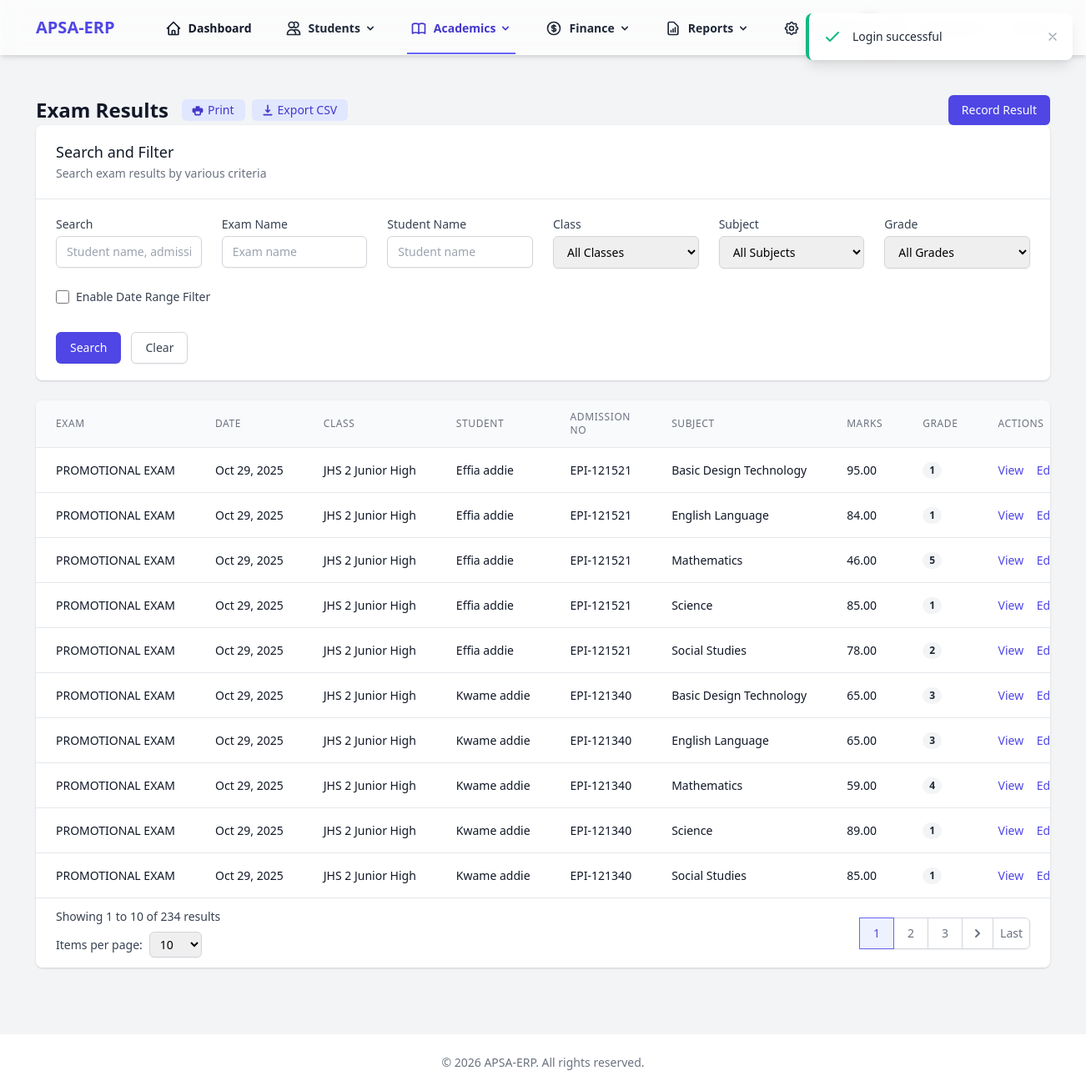
The app's page /exam_results (signed in), older data.
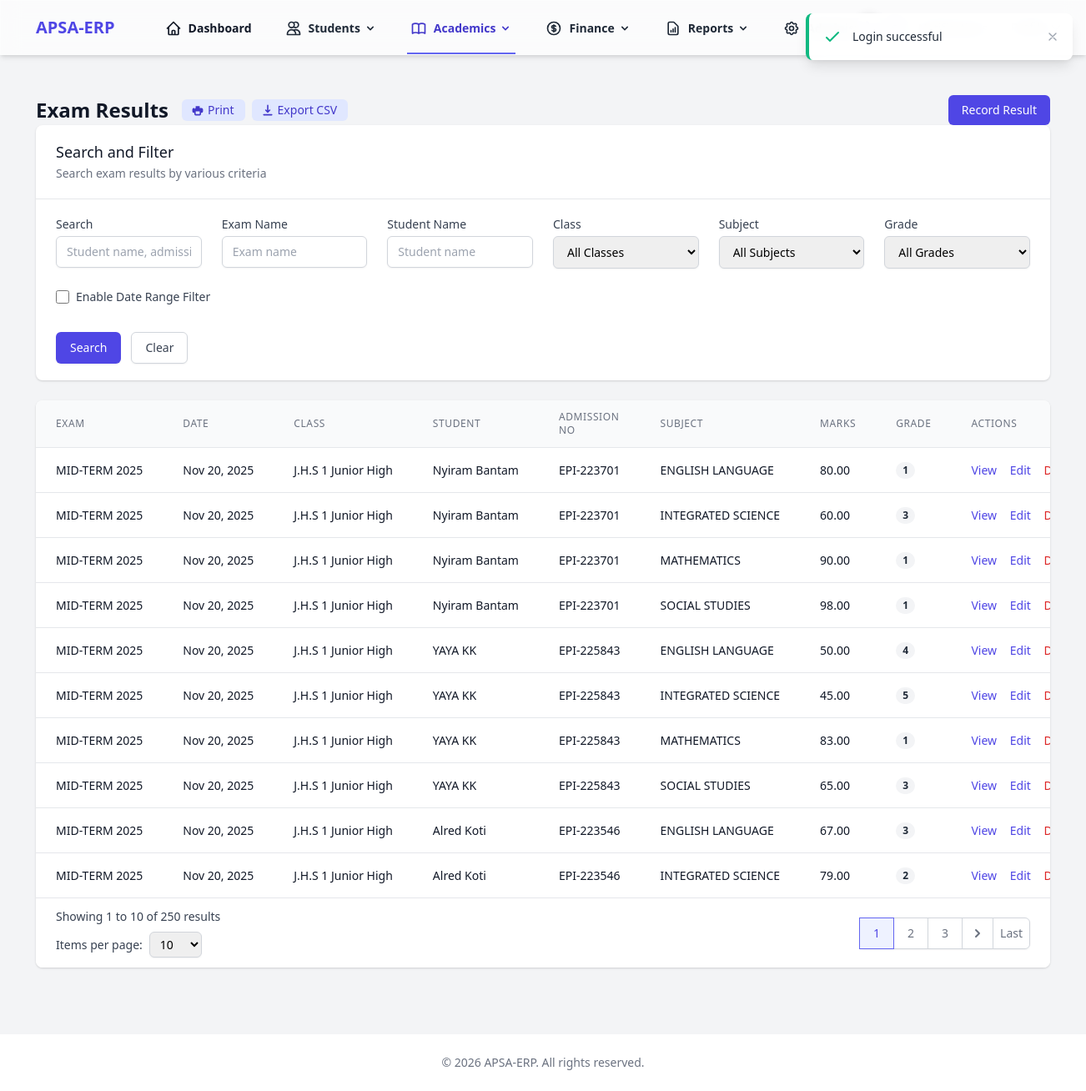
The same page, newer data.
### tables this page shows
CREATE TABLE `exam_results` (
  `id` int NOT NULL AUTO_INCREMENT,
  `exam_id` int NOT NULL,
  `student_id` int NOT NULL,
  `subject_id` int NOT NULL,
  `marks` decimal(5,2) NOT NULL,
  `grade` varchar(5) NOT NULL,
  `remark` text,
  `created_at` timestamp NULL DEFAULT CURRENT_TIMESTAMP,
  `updated_at` timestamp NULL DEFAULT CURRENT_TIMESTAMP ON UPDATE CURRENT_TIMESTAMP,
  PRIMARY KEY (`id`),
  UNIQUE KEY `unique_exam_student_subject` (`exam_id`,`student_id`,`subject_id`),
  KEY `student_id` (`student_id`),
  KEY `subject_id` (`subject_id`)
);

CREATE TABLE `exams` (
  `id` int NOT NULL AUTO_INCREMENT,
  `name` varchar(100) NOT NULL,
  `term` enum('1st Term','2nd Term','3rd Term') NOT NULL,
  `class_id` int NOT NULL,
  `academic_year_id` int DEFAULT NULL,
  `date` date NOT NULL,
  `description` text,
  `created_at` timestamp NULL DEFAULT CURRENT_TIMESTAMP,
  `updated_at` timestamp NULL DEFAULT CURRENT_TIMESTAMP ON UPDATE CURRENT_TIMESTAMP,
  `grading_scale_id` int DEFAULT NULL,
  PRIMARY KEY (`id`),
  KEY `class_id` (`class_id`),
  KEY `fk_exams_academic_year` (`academic_year_id`),
  KEY `fk_exams_grading_scale` (`grading_scale_id`)
);

CREATE TABLE `classes` (
  `id` int NOT NULL AUTO_INCREMENT,
  `name` varchar(50) NOT NULL,
  `level` varchar(50) DEFAULT NULL,
  `created_at` timestamp NULL DEFAULT CURRENT_TIMESTAMP,
  `updated_at` timestamp NULL DEFAULT CURRENT_TIMESTAMP ON UPDATE CURRENT_TIMESTAMP,
  `capacity` int DEFAULT '30',
  PRIMARY KEY (`id`)
);

CREATE TABLE `students` (
  `id` int NOT NULL AUTO_INCREMENT,
  `user_id` int DEFAULT NULL,
  `admission_no` varchar(20) NOT NULL,
  `first_name` varchar(50) NOT NULL,
  `last_name` varchar(50) NOT NULL,
  `dob` date DEFAULT NULL,
  `gender` enum('male','female','other') DEFAULT NULL,
  `class_id` int DEFAULT NULL,
  `guardian_name` varchar(100) DEFAULT NULL,
  `guardian_phone` varchar(20) DEFAULT NULL,
  `address` text,
  `medical_info` text,
  `created_at` timestamp NULL DEFAULT CURRENT_TIMESTAMP,
  `updated_at` timestamp NULL DEFAULT CURRENT_TIMESTAMP ON UPDATE CURRENT_TIMESTAMP,
  `profile_picture` varchar(255) DEFAULT NULL,
  `admission_date` date DEFAULT NULL,
  `academic_year_id` int DEFAULT NULL,
  `student_category` enum('regular_day','regular_boarding','international') NOT NULL DEFAULT 'regular_day',
  `student_category_details` text,
  PRIMARY KEY (`id`),
  UNIQUE KEY `admission_no` (`admission_no`),
  KEY `user_id` (`user_id`),
  KEY `fk_students_academic_year` (`academic_year_id`)
);

CREATE TABLE `subjects` (
  `id` int NOT NULL AUTO_INCREMENT,
  `name` varchar(100) NOT NULL,
  `code` varchar(20) NOT NULL,
  `class_id` int DEFAULT NULL,
  `description` text,
  `created_at` timestamp NULL DEFAULT CURRENT_TIMESTAMP,
  `updated_at` timestamp NULL DEFAULT CURRENT_TIMESTAMP ON UPDATE CURRENT_TIMESTAMP,
  PRIMARY KEY (`id`),
  UNIQUE KEY `code` (`code`),
  KEY `class_id` (`class_id`)
);

### resources/views/exam_results/index.php (the view, shortened to what the changed rows need)
<div class="max-w-7xl mx-auto py-6 sm:px-6 lg:px-8">
    <div class="px-4 py-6 sm:px-0">
        <div class="flex justify-between items-center">
            <div class="flex items-center">
                <h1 class="text-2xl font-semibold text-gray-900">Exam Results</h1>
            </div>
        </div>
        <div class="bg-white shadow overflow-hidden sm:rounded-lg">
            <div class="overflow-x-auto">
                <table class="min-w-full divide-y divide-gray-200">
                    <thead class="bg-gray-50">
                        <tr>
                            <th scope="col" class="px-6 py-3 text-left text-xs font-medium text-gray-500 uppercase tracking-wider">
                                Exam
                            </th>
                            <th scope="col" class="px-6 py-3 text-left text-xs font-medium text-gray-500 uppercase tracking-wider">
                                Date
                            </th>
                            <th scope="col" class="px-6 py-3 text-left text-xs font-medium text-gray-500 uppercase tracking-wider">
                                Class
                            </th>
                            <th scope="col" class="px-6 py-3 text-left text-xs font-medium text-gray-500 uppercase tracking-wider">
                                Student
                            </th>
                            <th scope="col" class="px-6 py-3 text-left text-xs font-medium text-gray-500 uppercase tracking-wider">
                                Admission No
                            </th>
                            <th scope="col" class="px-6 py-3 text-left text-xs font-medium text-gray-500 uppercase tracking-wider">
                                Subject
                            </th>
                            <th scope="col" class="px-6 py-3 text-left text-xs font-medium text-gray-500 uppercase tracking-wider">
                                Marks
                            </th>
                            <th scope="col" class="px-6 py-3 text-left text-xs font-medium text-gray-500 uppercase tracking-wider">
                                Grade
                            </th>
                            <th scope="col" class="px-6 py-3 text-left text-xs font-medium text-gray-500 uppercase tracking-wider">
                                Actions
                            </th>
                        </tr>
                    </thead>
                    <tbody class="bg-white divide-y divide-gray-200">
                        <?php if (empty($results)): ?>
                            <tr>
                                <td colspan="9" class="px-6 py-4 text-center text-sm text-gray-500">
                                    No exam results found.
                                </td>
                            </tr>
                        <?php else: ?>
                            <?php foreach ($results as $result): ?>
                                <tr>
                                    <td class="px-6 py-4 whitespace-nowrap text-sm text-gray-900">
                                        <?= htmlspecialchars($result['exam_name']) ?>
                                    </td>
                                    <td class="px-6 py-4 whitespace-nowrap text-sm text-gray-900">
                                        <?= !empty($result['exam_date']) ? htmlspecialchars(date('M j, Y', strtotime($result['exam_date']))) : 'N/A' ?>
                                    </td>
                                    <td class="px-6 py-4 whitespace-nowrap text-sm text-gray-900">
                                        <?= !empty($result['student_class_name']) ? htmlspecialchars($result['student_class_name'] . ' ' . $result['student_class_level']) : 'N/A' ?>
                                    </td>
                                    <td class="px-6 py-4 whitespace-nowrap text-sm text-gray-900">
                                        <?= htmlspecialchars($result['first_name'] . ' ' . $result['last_name']) ?>
                                    </td>
                                    <td class="px-6 py-4 whitespace-nowrap text-sm text-gray-900">
                                        <?= htmlspecialchars($result['admission_no']) ?>
                                    </td>
                                    <td class="px-6 py-4 whitespace-nowrap text-sm text-gray-900">
                                        <?= htmlspecialchars($result['subject_name']) ?>
                                    </td>
                                    <td class="px-6 py-4 whitespace-nowrap text-sm text-gray-900">
                                        <?= number_format($result['marks'], 2) ?>
                                    </td>
                                    <td class="px-6 py-4 whitespace-nowrap text-sm text-gray-900">
                                        <span class="px-2 inline-flex text-xs leading-5 font-semibold rounded-full
                                            <?php
                                            switch($result['grade']) {
                                                default: echo 'bg-gray-100 text-gray-800';
                                            }
                                            ?>">
                                            <?= htmlspecialchars($result['grade']) ?>
                                        </span>
                                    </td>
                                    <td class="px-6 py-4 whitespace-nowrap text-sm font-medium">
                                        <a href="#" class="text-indigo-600 hover:text-indigo-900 mr-3 view-link" data-result-id="<?= $result['id'] ?>">
                                            View
                                        </a>
                                        <a href="#" class="text-indigo-600 hover:text-indigo-900 mr-3 edit-link" data-result-id="<?= $result['id'] ?>">
                                            Edit
                                        </a>
                                        <a href="/exam_results/<?= $result['id'] ?>/delete" class="text-red-600 hover:text-red-900"
                                           onclick="return confirm('Are you sure you want to delete this exam result?')">
                                            Delete
                                        </a>
                                    </td>
                                </tr>
                            <?php endforeach; ?>
                        <?php endif; ?>
                    </tbody>
                </table>
            </div>
            <?php if (!empty($pagination) && $pagination['total_pages'] > 1): ?>
            <div class="bg-white px-4 py-3 flex items-center justify-between border-t border-gray-200 sm:px-6">
                <div class="hidden sm:flex-1 sm:flex sm:items-center sm:justify-between">
                    <div>
                        <p class="text-sm text-gray-700">
                            Showing
                            <span class="font-medium"><?= (($pagination['current_page'] - 1) * $pagination['per_page']) + 1 ?></span>
                            to
                            <span class="font-medium"><?= min($pagination['current_page'] * $pagination['per_page'], $pagination['total_records']) ?></span>
                            of
                            <span class="font-medium"><?= $pagination['total_records'] ?></span>
                            results
                        </p>
                        <div class="mt-2 flex items-center">
                            <label for="per_page" class="text-sm text-gray-700 mr-2">Items per page:</label>
                            <select id="per_page" name="per_page" class="border border-gray-300 rounded-md shadow-sm py-1 px-2 text-sm focus:outline-none focus:ring-indigo-500 focus:border-indigo-500">
                                <option value="10" <?= $pagination['per_page'] == 10 ? 'selected' : '' ?>>10</option>
                            </select>
                        </div>
                    </div>
                    <div>
                        <nav class="relative z-0 inline-flex rounded-md shadow-sm -space-x-px" aria-label="Pagination">
                            <?php
                            $start = max(1, $pagination['current_page'] - 2);
                            $end = min($pagination['total_pages'], $pagination['current_page'] + 2);
                            for ($i = $start; $i <= $end; $i++): ?>
                                <a href="?<?= http_build_query(array_merge($filters ?? [], ['search' => $searchTerm ?? '', 'page' => $i, 'per_page' => $pagination['per_page']])) ?>"
                                   class="relative inline-flex items-center px-4 py-2 border text-sm font-medium <?= $i == $pagination['current_page'] ? 'z-10 bg-indigo-50 border-indigo-500 text-indigo-600' : 'bg-white border-gray-300 text-gray-500 hover:bg-gray-50' ?>">
                                    <?= $i ?>
                                </a>
                            <?php endfor; ?>
                            <?php if ($pagination['current_page'] < $pagination['total_pages']): ?>
                                <a href="?<?= http_build_query(array_merge($filters ?? [], ['search' => $searchTerm ?? '', 'page' => $pagination['current_page'] + 1, 'per_page' => $pagination['per_page']])) ?>"
                                   class="relative inline-flex items-center px-2 py-2 border border-gray-300 bg-white text-sm font-medium text-gray-500 hover:bg-gray-50">
                                    <svg class="h-5 w-5" xmlns="http://www.w3.org/2000/svg" viewBox="0 0 20 20" fill="currentColor" aria-hidden="true">
                                        <path fill-rule="evenodd" d="M7.293 14.707a1 1 0 010-1.414L10.586 10 7.293 6.707a1 1 0 011.414-1.414l4 4a1 1 0 010 1.414l-4 4a1 1 0 01-1.414 0z" clip-rule="evenodd" />
                                    </svg>
                                </a>
                                <a href="?<?= http_build_query(array_merge($filters ?? [], ['search' => $searchTerm ?? '', 'page' => $pagination['total_pages'], 'per_page' => $pagination['per_page']])) ?>"
                                   class="relative inline-flex items-center px-2 py-2 rounded-r-md border border-gray-300 bg-white text-sm font-medium text-gray-500 hover:bg-gray-50">
                                    Last
                                </a>
                            <?php endif; ?>
                        </nav>
                    </div>
                </div>
            </div>
            <?php endif; ?>
        </div>
    </div>
</div>
<?php
include RESOURCES_PATH . '/layouts/app.php';
?>

Row changes from the older to the newer data that the page shows:
no longer on this page (row unchanged): exam_results: exam.name "PROMOTIONAL EXAM", exam.date "Oct 29, 2025", classes.name+level "JHS 2 Junior High", student.last_name "Effia addie", student.admission_no "EPI-121521", subject.name "Basic Design Technology", marks "95.00", grade "1"
no longer on this page (row unchanged): exam_results: exam.name "PROMOTIONAL EXAM", exam.date "Oct 29, 2025", classes.name+level "JHS 2 Junior High", student.last_name "Effia addie", student.admission_no "EPI-121521", subject.name "English Language", marks "84.00", grade "1"
no longer on this page (row unchanged): exam_results: exam.name "PROMOTIONAL EXAM", exam.date "Oct 29, 2025", classes.name+level "JHS 2 Junior High", student.last_name "Effia addie", student.admission_no "EPI-121521", subject.name "Mathematics", marks "46.00", grade "5"
no longer on this page (row unchanged): exam_results: exam.name "PROMOTIONAL EXAM", exam.date "Oct 29, 2025", classes.name+level "JHS 2 Junior High", student.last_name "Effia addie", student.admission_no "EPI-121521", subject.name "Science", marks "85.00", grade "1"
no longer on this page (row unchanged): exam_results: exam.name "PROMOTIONAL EXAM", exam.date "Oct 29, 2025", classes.name+level "JHS 2 Junior High", student.last_name "Effia addie", student.admission_no "EPI-121521", subject.name "Social Studies", marks "78.00", grade "2"
no longer on this page (row unchanged): exam_results: exam.name "PROMOTIONAL EXAM", exam.date "Oct 29, 2025", classes.name+level "JHS 2 Junior High", student.last_name "Kwame addie", student.admission_no "EPI-121340", subject.name "Basic Design Technology", marks "65.00", grade "3"
no longer on this page (row unchanged): exam_results: exam.name "PROMOTIONAL EXAM", exam.date "Oct 29, 2025", classes.name+level "JHS 2 Junior High", student.last_name "Kwame addie", student.admission_no "EPI-121340", subject.name "English Language", marks "65.00", grade "3"
no longer on this page (row unchanged): exam_results: exam.name "PROMOTIONAL EXAM", exam.date "Oct 29, 2025", classes.name+level "JHS 2 Junior High", student.last_name "Kwame addie", student.admission_no "EPI-121340", subject.name "Mathematics", marks "59.00", grade "4"
no longer on this page (row unchanged): exam_results: exam.name "PROMOTIONAL EXAM", exam.date "Oct 29, 2025", classes.name+level "JHS 2 Junior High", student.last_name "Kwame addie", student.admission_no "EPI-121340", subject.name "Science", marks "89.00", grade "1"
no longer on this page (row unchanged): exam_results: exam.name "PROMOTIONAL EXAM", exam.date "Oct 29, 2025", classes.name+level "JHS 2 Junior High", student.last_name "Kwame addie", student.admission_no "EPI-121340", subject.name "Social Studies", marks "85.00", grade "1"
added exam_results: exam.name "MID-TERM 2025", exam.date "Nov 20, 2025", classes.name+level "J.H.S 1 Junior High", student.last_name "Nyiram Bantam", student.admission_no "EPI-223701", subject.name "ENGLISH LANGUAGE", marks "80.00", grade "1"
added exam_results: exam.name "MID-TERM 2025", exam.date "Nov 20, 2025", classes.name+level "J.H.S 1 Junior High", student.last_name "Nyiram Bantam", student.admission_no "EPI-223701", subject.name "INTEGRATED SCIENCE", marks "60.00", grade "3"
added exam_results: exam.name "MID-TERM 2025", exam.date "Nov 20, 2025", classes.name+level "J.H.S 1 Junior High", student.last_name "Nyiram Bantam", student.admission_no "EPI-223701", subject.name "MATHEMATICS", marks "90.00", grade "1"
added exam_results: exam.name "MID-TERM 2025", exam.date "Nov 20, 2025", classes.name+level "J.H.S 1 Junior High", student.last_name "Nyiram Bantam", student.admission_no "EPI-223701", subject.name "SOCIAL STUDIES", marks "98.00", grade "1"
added exam_results: exam.name "MID-TERM 2025", exam.date "Nov 20, 2025", classes.name+level "J.H.S 1 Junior High", student.last_name "YAYA KK", student.admission_no "EPI-225843", subject.name "ENGLISH LANGUAGE", marks "50.00", grade "4"
added exam_results: exam.name "MID-TERM 2025", exam.date "Nov 20, 2025", classes.name+level "J.H.S 1 Junior High", student.last_name "YAYA KK", student.admission_no "EPI-225843", subject.name "INTEGRATED SCIENCE", marks "45.00", grade "5"
added exam_results: exam.name "MID-TERM 2025", exam.date "Nov 20, 2025", classes.name+level "J.H.S 1 Junior High", student.last_name "YAYA KK", student.admission_no "EPI-225843", subject.name "MATHEMATICS", marks "83.00", grade "1"
added exam_results: exam.name "MID-TERM 2025", exam.date "Nov 20, 2025", classes.name+level "J.H.S 1 Junior High", student.last_name "YAYA KK", student.admission_no "EPI-225843", subject.name "SOCIAL STUDIES", marks "65.00", grade "3"
added exam_results: exam.name "MID-TERM 2025", exam.date "Nov 20, 2025", classes.name+level "J.H.S 1 Junior High", student.last_name "Alred Koti", student.admission_no "EPI-223546", subject.name "ENGLISH LANGUAGE", marks "67.00", grade "3"
added exam_results: exam.name "MID-TERM 2025", exam.date "Nov 20, 2025", classes.name+level "J.H.S 1 Junior High", student.last_name "Alred Koti", student.admission_no "EPI-223546", subject.name "INTEGRATED SCIENCE", marks "79.00", grade "2"
Text that changed along with them:
$pagination['total_records']: "234" → "250"
